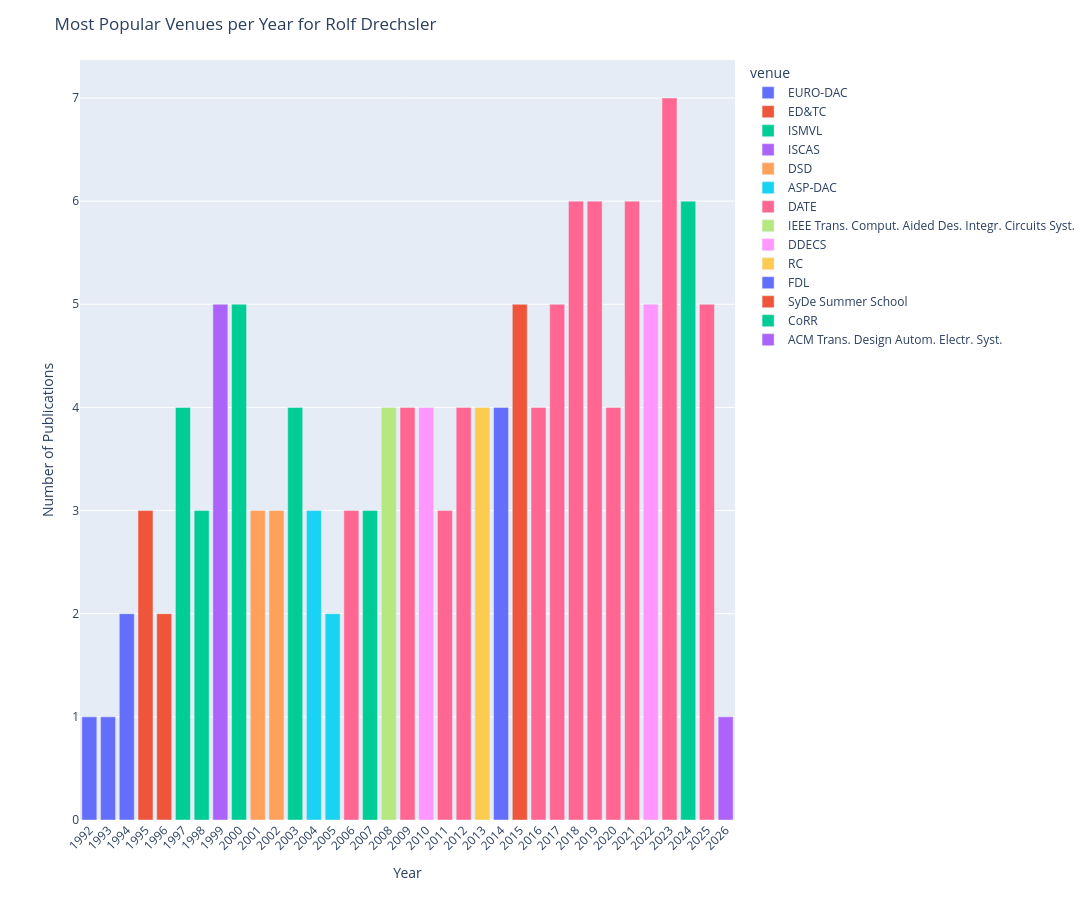

Source (notebook cell):
### Code cell
# Visualize the most popular venues per year for the third author
most_popular_venues[2]["year"] = pd.to_numeric(most_popular_venues[2]["year"])
fig = px.bar(most_popular_venues[2], x='year', y='count', color='venue')

fig.update_layout(
    xaxis_title='Year',
    yaxis_title='Number of Publications',
    title=f'Most Popular Venues per Year for {authors[2]}',
    xaxis=dict(
        tickangle=-45,
        tickmode='linear',
        dtick=1
    ), 
    bargap=0.2,
    height=900,
    width=1100
)

fig.show()

### Figure 1 — Plotly figure (JSON) as saved in the notebook; plotly's stock layout.template omitted (floating-point values rounded to 4 significant figures)
{"data": [{"hovertemplate": "venue=EURO-DAC<br>year=%{x}<br>count=%{y}<extra></extra>", "legendgroup": "EURO-DAC", "marker": {"color": "#636efa", "pattern": {"shape": ""}}, "name": "EURO-DAC", "orientation": "v", "showlegend": true, "textposition": "auto", "type": "bar", "x": [1992, 1993, 1994], "xaxis": "x", "y": [1, 1, 2], "yaxis": "y"}, {"hovertemplate": "venue=ED&amp;TC<br>year=%{x}<br>count=%{y}<extra></extra>", "legendgroup": "ED&amp;TC", "marker": {"color": "#EF553B", "pattern": {"shape": ""}}, "name": "ED&amp;TC", "orientation": "v", "showlegend": true, "textposition": "auto", "type": "bar", "x": [1995, 1996], "xaxis": "x", "y": [3, 2], "yaxis": "y"}, {"hovertemplate": "venue=ISMVL<br>year=%{x}<br>count=%{y}<extra></extra>", "legendgroup": "ISMVL", "marker": {"color": "#00cc96", "pattern": {"shape": ""}}, "name": "ISMVL", "orientation": "v", "showlegend": true, "textposition": "auto", "type": "bar", "x": [1997, 1998, 2000, 2003, 2007], "xaxis": "x", "y": [4, 3, 5, 4, 3], "yaxis": "y"}, {"hovertemplate": "venue=ISCAS<br>year=%{x}<br>count=%{y}<extra></extra>", "legendgroup": "ISCAS", "marker": {"color": "#ab63fa", "pattern": {"shape": ""}}, "name": "ISCAS", "orientation": "v", "showlegend": true, "textposition": "auto", "type": "bar", "x": [1999], "xaxis": "x", "y": [5], "yaxis": "y"}, {"hovertemplate": "venue=DSD<br>year=%{x}<br>count=%{y}<extra></extra>", "legendgroup": "DSD", "marker": {"color": "#FFA15A", "pattern": {"shape": ""}}, "name": "DSD", "orientation": "v", "showlegend": true, "textposition": "auto", "type": "bar", "x": [2001, 2002], "xaxis": "x", "y": [3, 3], "yaxis": "y"}, {"hovertemplate": "venue=ASP-DAC<br>year=%{x}<br>count=%{y}<extra></extra>", "legendgroup": "ASP-DAC", "marker": {"color": "#19d3f3", "pattern": {"shape": ""}}, "name": "ASP-DAC", "orientation": "v", "showlegend": true, "textposition": "auto", "type": "bar", "x": [2004, 2005], "xaxis": "x", "y": [3, 2], "yaxis": "y"}, {"hovertemplate": "venue=DATE<br>year=%{x}<br>count=%{y}<extra></extra>", "legendgroup": "DATE", "marker": {"color": "#FF6692", "pattern": {"shape": ""}}, "name": "DATE", "orientation": "v", "showlegend": true, "textposition": "auto", "type": "bar", "x": [2006, 2009, 2011, 2012, 2016, 2017, 2018, 2019, 2020, 2021, 2023, 2025], "xaxis": "x", "y": [3, 4, 3, 4, 4, 5, 6, 6, 4, 6, 7, 5], "yaxis": "y"}, {"hovertemplate": "venue=IEEE Trans. Comput. Aided Des. Integr. Circuits Syst.<br>year=%{x}<br>count=%{y}<extra></extra>", "legendgroup": "IEEE Trans. Comput. Aided Des. Integr. Circuits Syst.", "marker": {"color": "#B6E880", "pattern": {"shape": ""}}, "name": "IEEE Trans. Comput. Aided Des. Integr. Circuits Syst.", "orientation": "v", "showlegend": true, "textposition": "auto", "type": "bar", "x": [2008], "xaxis": "x", "y": [4], "yaxis": "y"}, {"hovertemplate": "venue=DDECS<br>year=%{x}<br>count=%{y}<extra></extra>", "legendgroup": "DDECS", "marker": {"color": "#FF97FF", "pattern": {"shape": ""}}, "name": "DDECS", "orientation": "v", "showlegend": true, "textposition": "auto", "type": "bar", "x": [2010, 2022], "xaxis": "x", "y": [4, 5], "yaxis": "y"}, {"hovertemplate": "venue=RC<br>year=%{x}<br>count=%{y}<extra></extra>", "legendgroup": "RC", "marker": {"color": "#FECB52", "pattern": {"shape": ""}}, "name": "RC", "orientation": "v", "showlegend": true, "textposition": "auto", "type": "bar", "x": [2013], "xaxis": "x", "y": [4], "yaxis": "y"}, {"hovertemplate": "venue=FDL<br>year=%{x}<br>count=%{y}<extra></extra>", "legendgroup": "FDL", "marker": {"color": "#636efa", "pattern": {"shape": ""}}, "name": "FDL", "orientation": "v", "showlegend": true, "textposition": "auto", "type": "bar", "x": [2014], "xaxis": "x", "y": [4], "yaxis": "y"}, {"hovertemplate": "venue=SyDe Summer School<br>year=%{x}<br>count=%{y}<extra></extra>", "legendgroup": "SyDe Summer School", "marker": {"color": "#EF553B", "pattern": {"shape": ""}}, "name": "SyDe Summer School", "orientation": "v", "showlegend": true, "textposition": "auto", "type": "bar", "x": [2015], "xaxis": "x", "y": [5], "yaxis": "y"}, {"hovertemplate": "venue=CoRR<br>year=%{x}<br>count=%{y}<extra></extra>", "legendgroup": "CoRR", "marker": {"color": "#00cc96", "pattern": {"shape": ""}}, "name": "CoRR", "orientation": "v", "showlegend": true, "textposition": "auto", "type": "bar", "x": [2024], "xaxis": "x", "y": [6], "yaxis": "y"}, {"hovertemplate": "venue=ACM Trans. Design Autom. Electr. Syst.<br>year=%{x}<br>count=%{y}<extra></extra>", "legendgroup": "ACM Trans. Design Autom. Electr. Syst.", "marker": {"color": "#ab63fa", "pattern": {"shape": ""}}, "name": "ACM Trans. Design Autom. Electr. Syst.", "orientation": "v", "showlegend": true, "textposition": "auto", "type": "bar", "x": [2026], "xaxis": "x", "y": [1], "yaxis": "y"}], "layout": {"bargap": 0.2, "barmode": "relative", "height": 900, "legend": {"title": {"text": "venue"}, "tracegroupgap": 0}, "margin": {"t": 60}, "title": {"text": "Most Popular Venues per Year for Rolf Drechsler"}, "width": 1100, "xaxis": {"anchor": "y", "domain": [0, 1], "dtick": 1, "tickangle": -45, "tickmode": "linear", "title": {"text": "Year"}}, "yaxis": {"anchor": "x", "domain": [0, 1], "title": {"text": "Number of Publications"}}}}
